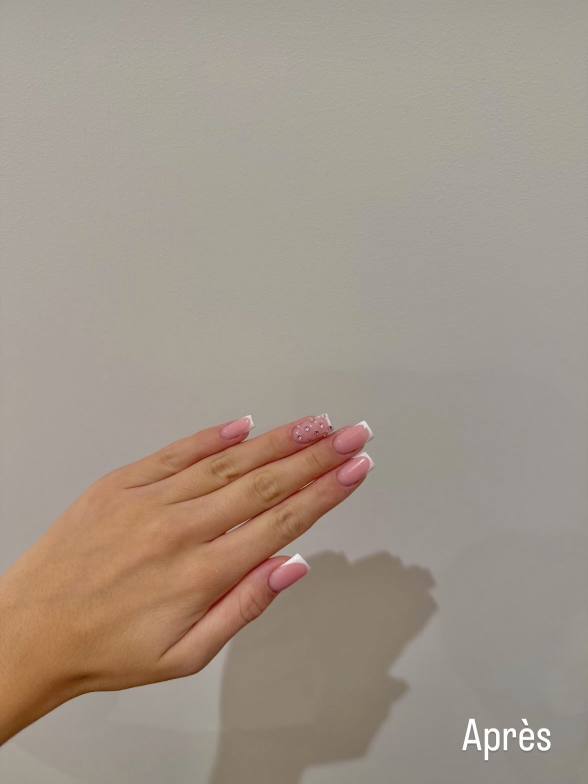
#> input picture video/assets_nails/apres.jpg, 1176 x 1568 px (shown at 1/2 size)
$ python -i render_nails.py   (imports and definitions only)
#> lines starting #> are read from the running program, lines starting #| are printed output that depends on the picture
"""Motion design "démo d'appli" pour @gwn.nails76 (prothésiste ongulaire, Rouen).
Ambiance claire et chic : story avant/après, post, profil, story Information, DM de prise de RDV, carte de fin.
Rendu :   python3 render_nails.py          -> promo_gwn_nails76.mp4 (+ _sans_musique.mp4)  1080x1920 60 i/s
Aperçu :  python3 render_nails.py 3.4 9    -> preview_3.4.png ..."""
import math, os, subprocess, sys, wave
from functools import lru_cache
from multiprocessing import Pool
import numpy as np
from PIL import Image, ImageDraw, ImageFont, ImageFilter

W, H, FPS, DUR = 1080, 1920, 60, 19.0
HERE = os.path.dirname(os.path.abspath(__file__))
OUT = os.path.join(HERE, "promo_gwn_nails76.mp4")
AS = os.path.join(HERE, "assets_nails")
NAME = "gwn.nails76"

INK = (24, 22, 22); GREY = (138, 132, 130); LIGHT = (240, 236, 234); WHITE = (255, 255, 255)
ROSE = (222, 128, 146); BLUSH = (246, 206, 210); BROWN = (112, 82, 62); GOLD = (214, 172, 128); RED = (238, 52, 72)
CREAM1, CREAM2 = (250, 244, 238), (232, 216, 202)
FONTS = "/usr/share/fonts/opentype/inter/"; SERIF = "/usr/share/fonts/truetype/freefont/"
FW = {"xb": FONTS + "Inter-ExtraBold.otf", "b": FONTS + "Inter-Bold.otf", "sb": FONTS + "Inter-SemiBold.otf",
      "m": FONTS + "Inter-Medium.otf", "r": FONTS + "Inter-Regular.otf",
      "serif": SERIF + "FreeSerif.ttf", "serif_i": SERIF + "FreeSerifItalic.ttf", "serif_b": SERIF + "FreeSerifBold.ttf"}

@lru_cache(None)
def font(w, s): return ImageFont.truetype(FW[w], s)

# ------------------------------------------------------------------ easing / utils
def clamp(x, a=0.0, b=1.0): return max(a, min(b, x))
def prog(t, a, b): return clamp((t - a) / (b - a))
def out_cubic(x): return 1 - (1 - x) ** 3
def in_cubic(x): return x ** 3
def in_out(x): return 4 * x ** 3 if x < 0.5 else 1 - (-2 * x + 2) ** 3 / 2
def smooth(x): return x * x * (3 - 2 * x)
def out_back(x, s=1.9): x -= 1; return x * x * ((s + 1) * x + s) + 1
def lerp(a, b, x): return a + (b - a) * x
def mix(c1, c2, x): return tuple(int(lerp(a, b, x)) for a, b in zip(c1, c2))

# [6 lines left out: function safe_comp, not called in this run]

def fade(im, a):
    if a >= 0.999: return im
    im = im.copy(); im.putalpha(im.getchannel("A").point(lambda v: int(v * a))); return im

# [22 lines left out: functions persp_coeffs, warp_clip, rotm, not called in this run]

F = 1600.0
def project(P): return [(W / 2 + F * p[0] / p[2], H / 2 + F * p[1] / p[2]) for p in P]
def area(pts): return sum(pts[i][0] * pts[(i + 1) % 4][1] - pts[(i + 1) % 4][0] * pts[i][1] for i in range(4))

def premul(D):
    a = np.asarray(D, np.float32); a[..., :3] *= a[..., 3:4] / 255; return a

def unpremul(a):
    al = a[..., 3:4]; rgb = np.where(al > 0, a[..., :3] * 255 / np.maximum(al, 1e-3), 0)
    return Image.fromarray(np.concatenate([rgb, al], axis=2).clip(0, 255).astype(np.uint8), "RGBA")

# ------------------------------------------------------------------ client photos
@lru_cache(None)
def photo(name): return Image.open(os.path.join(AS, name + ".jpg")).convert("RGBA")

def fit_w(im, w):
    return im.resize((w, int(im.height * w / im.width)), Image.LANCZOS)

# [18 lines left out: functions cover, round_img, not called in this run]

def grad(w, h, c1, c2):
    y, x = np.mgrid[0:h, 0:w]; k = ((x / w + y / h) / 2)[..., None]
    return Image.fromarray((np.array(c1) * (1 - k) + np.array(c2) * k).astype(np.uint8)).convert("RGBA")

def rounded(im, r):
    m = Image.new("L", im.size, 0); ImageDraw.Draw(m).rounded_rectangle([0, 0, im.width - 1, im.height - 1], r, fill=255)
    out = Image.new("RGBA", im.size, (0, 0, 0, 0)); out.paste(im, (0, 0), m); return out

# ------------------------------------------------------------------ icons
# [101 lines left out: functions sparkle, heart_pts, ic_heart, ic_comment, ic_share, ic_save and 8 more, not called in this run]

# ------------------------------------------------------------------ app screens (1040 x 2200)
SW, SH = 1040, 2200

@lru_cache(None)
def story_bg(name):
    return cover(name, SW, SH).filter(ImageFilter.GaussianBlur(40)).point(lambda v: int(v * 0.8))

BOX = (0, 380, 1040, 1780)      # before/after photo box
# [28 lines left out: function screen_story_ba, not called in this run]

POST_TOP = 260
# [21 lines left out: function screen_feed, not called in this run]

BIO = [("pin", "Rouen / 76"), ("spark", "Prothésiste ongulaire débutante"), ("mail", "Prise de rendez-vous en DM")]
# [34 lines left out: function screen_profile, not called in this run]

INFO_LINES = [(625, 715), (825, 885), (990, 1110), (1210, 1325), (1435, 1495)]   # y ranges in the original info image
# [16 lines left out: function screen_info, not called in this run]

MSGS = [(13.55, "photo", None), (13.95, "out", ["Bonjour ! Voici mon inspiration"]), (14.4, "out", ["Dispo samedi après-midi ?"]),
        (15.25, "in", ["Avec plaisir ! Je te confirme", "ton rendez-vous 24 h avant"])]
# [45 lines left out: functions bubble, screen_dm, screen_at, not called in this run]

# ------------------------------------------------------------------ rose-gold phone in 3D
PW, PH, PD = 560, 1140, 54
# [12 lines left out: functions slice_img, button_img, not called in this run]

BUTTONS = [(+1, -270, -120), (-1, -350, -300), (-1, -240, -150), (-1, -110, -20)]
# [36 lines left out: functions draw_buttons, face_base, phone_face, phone_back, not called in this run]

def corners(C, M, dz):
    loc = np.array([[-PW / 2, -PH / 2, dz], [PW / 2, -PH / 2, dz], [PW / 2, PH / 2, dz], [-PW / 2, PH / 2, dz]])
    return loc @ M.T + C

# [12 lines left out: function draw_phone, not called in this run]

# camera keys (t, u, v, z, rx, ry, rz): phone-face point (u, v) is centred on screen at depth z
KEYS = [(1.5, 0, 0, 5000, 25, -50, -20), (2.3, 0, 0, 1450, 6, -14, -4), (2.9, 0, 0, 1420, 4, -10, -2),
        (3.3, -120, 60, 950, 10, -22, -6), (3.95, 120, 60, 900, 8, 18, 5), (4.7, 0, 0, 1350, 0, 8, 2),
        (5.25, 0, -60, 1300, 6, -12, -3), (6.35, 0, -80, 960, 14, -20, -6), (7.3, 0, -60, 930, 10, -14, -4),
        (7.95, 0, 0, 1420, 0, 10, 3), (8.55, -60, -390, 820, 18, 22, 7), (9.6, -40, -260, 860, 14, 16, 5),
        (10.4, -120, 40, 900, 6, -16, -5), (10.95, 0, 0, 1420, 0, -6, -2), (11.4, 0, -200, 980, 12, 16, 5),
        (12.7, 0, 90, 980, -8, 12, 4), (13.15, 0, 0, 1420, 0, -8, -2), (13.85, 60, -120, 920, 12, -18, -5),
        (15.3, 30, 60, 900, 6, -12, -4), (15.9, 0, 0, 1320, 0, 6, 2), (16.45, 0, 0, 230, 0, 0, 170)]

# [17 lines left out: function pose, not called in this run]

def phone_motion(t):
    C0, M0, _, _ = pose(t); C1, M1, _, _ = pose(t + 1 / FPS)
    return (np.array(project(corners(C1, M1, 0))) - np.array(project(corners(C0, M0, 0)))).mean(axis=0)

# [8 lines left out: function motion_blur, not called in this run]

SHUTTER = 0.75
SCROLLS = [(5.0, 5.5), (2.95, 4.0)]
def device_at(t, screen=None):
    C, M, (ry, rx), _ = pose(t); D = Image.new("RGBA", (W, H), (0, 0, 0, 0))
    draw_phone(D, C, M, screen if screen is not None else screen_at(t), (0.5 + ry / 120, 0.5 + rx / 60)); return D

# [25 lines left out: functions render_device, depth_of_field, not called in this run]

# ------------------------------------------------------------------ background, intro, outro
BGI = None
def background(t):
    global BGI
    if BGI is None:
        yy, xx = np.mgrid[0:H, 0:W].astype(np.float32)
        r = np.clip(np.sqrt(((xx - W / 2) / W) ** 2 + ((yy - H * 0.42) / (H * 0.75)) ** 2), 0, 1)[..., None]
        BGI = Image.fromarray((np.array(CREAM1, np.float32) * (1 - r) + np.array(CREAM2, np.float32) * r).astype(np.uint8)).convert("RGBA")
    im = BGI.copy(); sm = Image.new("RGBA", (W // 8, H // 8), (0, 0, 0, 0)); d = ImageDraw.Draw(sm)
    for cx, cy, r, col in [(W / 16 + 35 * math.sin(t * 0.5), H / 22 + 20 * math.cos(t * 0.4), 55, BLUSH),
                           (W / 12 - 40 * math.cos(t * 0.35), H / 10 + 30 * math.sin(t * 0.45), 70, (240, 220, 190))]:
        d.ellipse([cx - r, cy - r, cx + r, cy + r], fill=col + (110,))
    im.alpha_composite(sm.filter(ImageFilter.GaussianBlur(20)).resize((W, H), Image.BILINEAR))
    d = ImageDraw.Draw(im)   # slow floating sparkles (bokeh-like)
    for k in range(16):
        x = (k * 263 + 40 * math.sin(t * 0.6 + k)) % W; y = (k * 487 - t * 30 * (1 + k % 3)) % H
        a = 140 * (0.5 + 0.5 * math.sin(t * 2.2 + k * 1.7)); sparkle(d, x, y, 10 + (k % 4) * 5, WHITE, a)
    return im

# [60 lines left out: functions intro, outro, not called in this run]

# ------------------------------------------------------------------ compose & post
def compose(t):
    img = background(t); intro(img, t)
    if 1.5 <= t < 16.47:
        D = render_device(t); z = pose(t)[3]; o = 1500 / z
        sh = D.getchannel("A").resize((W // 8, H // 8)).filter(ImageFilter.GaussianBlur(9)).resize((W, H), Image.BILINEAR)
        shadow = Image.new("RGBA", (W, H), (90, 60, 45, 0)); shadow.putalpha(sh.point(lambda v: int(v * 0.42)))
        safe_comp(img, shadow, 45 * o, 85 * o)
        tight = D.getchannel("A").resize((W // 4, H // 4)).filter(ImageFilter.GaussianBlur(3)).resize((W, H), Image.BILINEAR)
        sh2 = Image.new("RGBA", (W, H), (70, 45, 35, 0)); sh2.putalpha(tight.point(lambda v: int(v * 0.3)))
        safe_comp(img, sh2, 12 * o, 22 * o); img.alpha_composite(D)
    outro(img, t); return img

VIG = None
# [19 lines left out: function post, not called in this run]

def frame_rgb(i):
    t = i / FPS; return post(compose(t), t, i).tobytes()

# ------------------------------------------------------------------ audio (chic lo-fi + sound design)
WHOOSH = [1.45, 3.2, 3.9, 4.65, 5.0, 6.25, 7.9, 8.5, 10.35, 10.9, 11.45, 13.1, 13.8, 15.85, 16.0]
TAPS = [6.48, 6.6, 7.85, 10.75, 12.95]
# [47 lines left out: function make_audio, not called in this run]

# [18 lines not run here, left out]

>>> import cv2
>>> picture = cv2.imread('assets_nails/apres.jpg', cv2.IMREAD_GRAYSCALE)
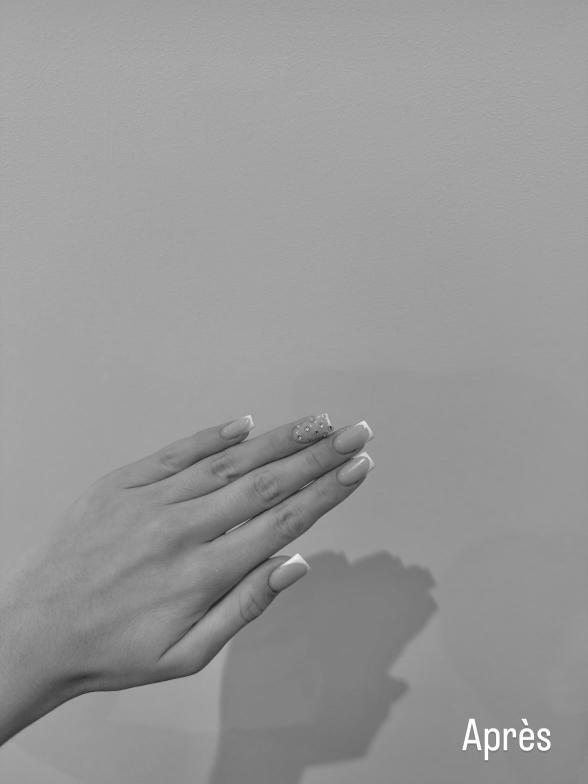
#> picture: shape (1568, 1176) (shown at 1/2 size); min 15, max 255, mean 151.1
>>> result = frame_rgb(picture)
#> in background, `BGI = Image.fromarray((np.array(CREAM1, np.float32) * (1 - r) + np.arr..`:
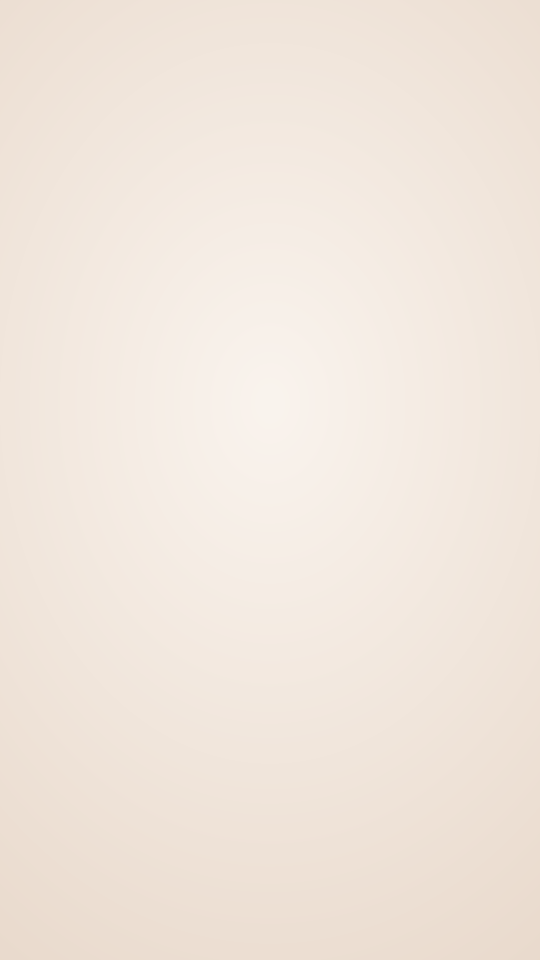
#> BGI: PIL image 1080x1920 RGBA (shown at 1/2 size); mean R, G, B, A 241.3, 230.7, 221, 255
#> in background, `sm = Image.new('RGBA', (W // 8, H // 8), (0, 0, 0, 0))`: sm: PIL image 135x240 RGBA; every value is 0
#> (the run stopped early here; a loop or call above may not have finished)
